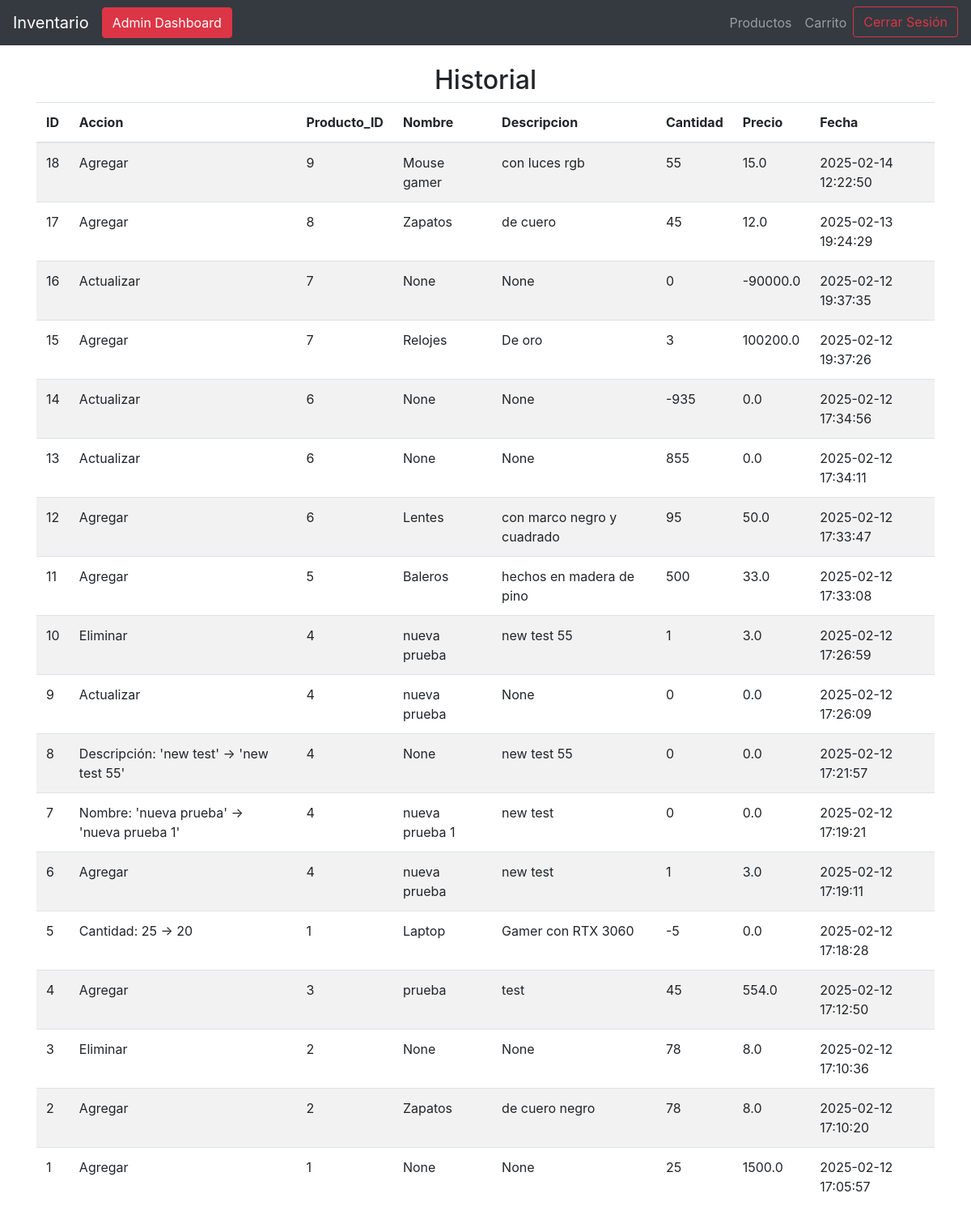
The app's page /historial (signed in) with its own data.
### tables this page shows
CREATE TABLE historial (
                historial_id INTEGER PRIMARY KEY AUTOINCREMENT,
                accion TEXT NOT NULL,
                producto_id INTEGER NOT NULL,
                nombre TEXT,
                descripcion TEXT,
                cantidad INTEGER,
                precio REAL,
                fecha TIMESTAMP DEFAULT CURRENT_TIMESTAMP,
                FOREIGN KEY (producto_id) REFERENCES productos (id)
            );

### app.py (the view)
@app.route('/historial')
@login_required
def historial():
    historial_movimientos = listar_historial()
    return render_template('listar_historial.html', historial=historial_movimientos)

### app.py (called while the page is built)
@login_manager.user_loader
def load_user(user_id):
    conn, cursor = connect_db()
    cursor.execute("SELECT usuario_id, nombre, email, rol FROM usuarios WHERE usuario_id = ?", (user_id,))
    usuario = cursor.fetchone()
    return Usuario(id=usuario[0], nombre=usuario[1], email=usuario[2], rol=usuario[3]) if usuario else None

### database.py (called while the page is built)
def connect_db():
    conn = sqlite3.connect(DB_NAME)
    cursor = conn.cursor()
    return conn, cursor

def listar_historial():
    conn, cursor = connect_db()
    cursor.execute("SELECT * FROM historial ORDER BY fecha DESC")
    historial = cursor.fetchall()
    conn.close()
    if historial:
        return historial
    else:
        print("No hay historial de movimientos.")

### templates/listar_historial.html
{% extends 'base.html' %}
{% block content %}
    <h2 class="text-center">Historial</h2>
    {% if historial %}
        <table class="table table-striped">
            <thead>
                <tr>
                    <th>ID</th>
                    <th>Accion</th>
                    <th>Producto_ID</th>
                    <th>Nombre</th>
                    <th>Descripcion</th>
                    <th>Cantidad</th>
                    <th>Precio</th>
                    <th>Fecha</th>
                </tr>
            </thead>
            <tbody>
                {% for hist in historial %}
                    <tr>
                        <td>{{ hist[0] }}</td>
                        <td>{{ hist[1] }}</td>
                        <td>{{ hist[2] }}</td>
                        <td>{{ hist[3] }}</td>
                        <td>{{ hist[4] }}</td>
                        <td>{{ hist[5] }}</td>
                        <td>{{ hist[6] }}</td>
                        <td>{{ hist[7] }}</td>
                    </tr>
                {% endfor %}
            </tbody>
        </table>
    {% else %}
        <p>No hay historial registrado</p>
    {% endif %}
{% endblock %}

### records on screen
historial: historial_id "18", accion "Agregar", producto "9", nombre "Mouse gamer", descripcion "con luces rgb", cantidad "55", precio "15.0", fecha "2025-02-14 12:22:50"
historial: historial_id "17", accion "Agregar", producto "8", nombre "Zapatos", descripcion "de cuero", cantidad "45", precio "12.0", fecha "2025-02-13 19:24:29"
historial: historial_id "16", accion "Actualizar", producto "7", hist "None", cantidad "0", precio "-90000.0", fecha "2025-02-12 19:37:35"
historial: historial_id "15", accion "Agregar", producto "7", nombre "Relojes", descripcion "De oro", cantidad "3", precio "100200.0", fecha "2025-02-12 19:37:26"
historial: historial_id "14", accion "Actualizar", producto "6", hist "None", cantidad "-935", precio "0.0", fecha "2025-02-12 17:34:56"
historial: historial_id "13", accion "Actualizar", producto "6", hist "None", cantidad "855", precio "0.0", fecha "2025-02-12 17:34:11"
historial: historial_id "12", accion "Agregar", producto "6", nombre "Lentes", descripcion "con marco negro y cuadrado", cantidad "95", precio "50.0", fecha "2025-02-12 17:33:47"
historial: historial_id "11", accion "Agregar", producto "5", nombre "Baleros", descripcion "hechos en madera de pino", cantidad "500", precio "33.0", fecha "2025-02-12 17:33:08"
historial: historial_id "10", accion "Eliminar", producto "4", nombre "nueva prueba", descripcion "new test 55", cantidad "1", precio "3.0", fecha "2025-02-12 17:26:59"
historial: historial_id "9", accion "Actualizar", producto "4", nombre "nueva prueba", hist "None", cantidad "0", precio "0.0", fecha "2025-02-12 17:26:09"
historial: historial_id "8", accion "Descripción: 'new test' → 'new test 55'", producto "4", hist "None", descripcion "new test 55", cantidad "0", precio "0.0", fecha "2025-02-12 17:21:57"
historial: historial_id "7", accion "Nombre: 'nueva prueba' → 'nueva prueba 1'", producto "4", nombre "nueva prueba 1", descripcion "new test", cantidad "0", precio "0.0", fecha "2025-02-12 17:19:21"
historial: historial_id "6", accion "Agregar", producto "4", nombre "nueva prueba", descripcion "new test", cantidad "1", precio "3.0", fecha "2025-02-12 17:19:11"
historial: historial_id "5", accion "Cantidad: 25 → 20", producto "1", nombre "Laptop", descripcion "Gamer con RTX 3060", cantidad "-5", precio "0.0", fecha "2025-02-12 17:18:28"
historial: historial_id "4", accion "Agregar", producto "3", nombre "prueba", descripcion "test", cantidad "45", precio "554.0", fecha "2025-02-12 17:12:50"
historial: historial_id "3", accion "Eliminar", producto "2", hist "None", cantidad "78", precio "8.0", fecha "2025-02-12 17:10:36"
historial: historial_id "2", accion "Agregar", producto "2", nombre "Zapatos", descripcion "de cuero negro", cantidad "78", precio "8.0", fecha "2025-02-12 17:10:20"
historial: historial_id "1", accion "Agregar", producto "1", hist "None", cantidad "25", precio "1500.0", fecha "2025-02-12 17:05:57"
